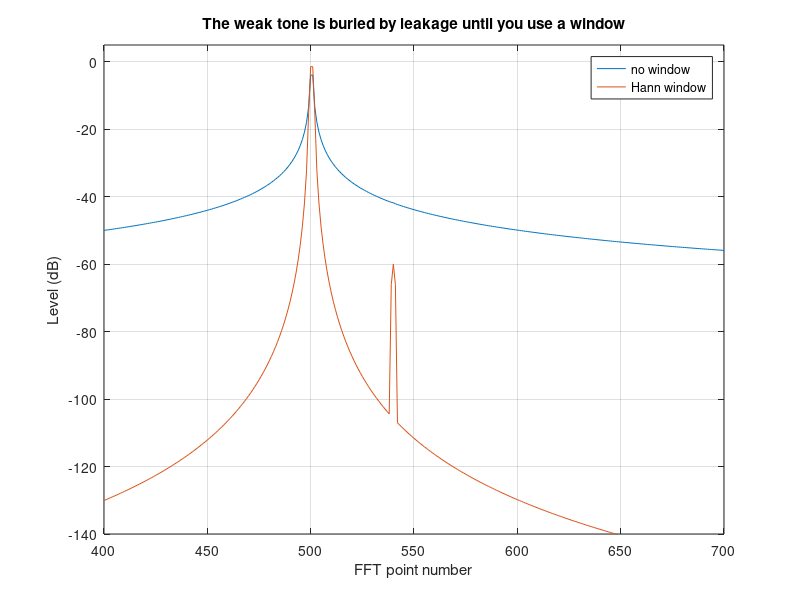

Write MATLAB code to recreate this figure.
%% explore02_windowing.m
%  ------------------------------------------------------------------
%  ONE IDEA: SPECTRAL LEAKAGE, and the window that cures it.
%
%  An FFT quietly assumes your block of samples repeats forever. If a
%  signal does not fit a whole number of times into the block, the join
%  is a jump, and that jump smears energy sideways across the whole
%  picture. That smear is called LEAKAGE. It can bury a weak signal
%  sitting next to a strong one.
%
%  The cure is a WINDOW: fade the block in at the start and out at the
%  end so there is no jump. Here we build a Hann window by hand out of
%  a cosine - no toolbox needed:
%        w = 0.5 - 0.5*cos(2*pi*(0:N-1)/N)
%
%  Run this from the TOP folder of the repo (the one with README.md).
%  Needs: plain MATLAB. No toolbox.
%  ------------------------------------------------------------------

clear; clc;

%% ---- PART A: made-up signals, where leakage is easy to see --------
fs = 2e6;
N  = 4096;
t  = (0:N-1)/fs;

% One strong tone, deliberately placed HALF WAY between two FFT points
% (that is the worst case), and one tone 60 dB weaker close beside it.
f_strong = 500.5 * fs/N;
f_weak   = 540.0 * fs/N;
x = exp(1i*2*pi*f_strong*t) + 0.001*exp(1i*2*pi*f_weak*t);

w = 0.5 - 0.5*cos(2*pi*(0:N-1)/N);     % the Hann window, built by hand

S_plain  = 20*log10(abs(fft(x))   / N);        % no window
S_hann = 20*log10(abs(fft(x.*w))/ sum(w));   % window, and correct for it
% Note we divide by sum(w) and not by N. The window throws some signal
% away, and dividing by sum(w) puts the heights back where they belong.

bins = 400:700;
clf
plot(bins, S_plain(bins+1), bins, S_hann(bins+1)); grid on
legend('no window', 'Hann window'); ylim([-140 5])
xlabel('FFT point number'); ylabel('Level (dB)')
title('The weak tone is buried by leakage until you use a window')

fprintf('The weak tone was built 60.00 dB below the strong one.\n');
fprintf('  no window : strong peak %7.2f dB, weak tone reads %7.2f dB\n', ...
        max(S_plain(1:800)),  S_plain(541));
fprintf('  Hann      : strong peak %7.2f dB, weak tone reads %7.2f dB\n\n', ...
        max(S_hann(1:800)), S_hann(541));
disp('Without the window the strong tone reads about 3.9 dB too low,')
disp('and its smear sits on top of the weak tone so you cannot read it.')

%% ---- PART B: the same window on the real capture ------------------
load('data/fm_capture_98MHz.mat');
iq = double(iq);  N2 = numel(iq);
w2 = 0.5 - 0.5*cos(2*pi*(0:N2-1)/N2);

Sp = 20*log10(abs(fftshift(fft(iq)))     / N2);
Sw = 20*log10(abs(fftshift(fft(iq.*w2))) / sum(w2));
f_MHz = (fc + (-N2/2:N2/2-1)*(fs/N2)) / 1e6;

near = abs(f_MHz - 98.2) < 0.02;
quiet = (f_MHz > 98.55) & (f_MHz < 98.70);
fprintf('On the REAL capture:\n');
fprintf('  no window : peak %7.2f dB, floor %7.2f dB\n', max(Sp(near)), median(Sp(quiet)));
fprintf('  Hann      : peak %7.2f dB, floor %7.2f dB\n', max(Sw(near)), median(Sw(quiet)));
disp('Barely any change. That is normal and it is worth understanding:')
disp('here the NOISE floor is already higher than the leakage, so the')
disp('window has nothing to uncover. Windows earn their keep when you')
disp('are hunting a weak signal right next to a very strong one.')

%% ================== TRY THIS ==================
%  1) In Part A change f_strong to  500.0 * fs/N  (a whole number of
%     points instead of a half). Run again.
%     Expect: the leakage almost vanishes even with no window, the
%     strong peak reads 0.00 dB instead of -3.92 dB, and the weak tone
%     becomes readable at -60 dB either way. Real signals are never
%     this lucky, which is why we window.
%
%  2) In Part A change the 0.001 to 0.01 (a weak tone only 40 dB down).
%     Expect: now you CAN see it without a window, because it pokes
%     above the -42 dB smear. But it reads about -37.7 dB instead of
%     the true -40 dB: the leakage adds to it, so the measurement is
%     over 2 dB wrong. Leakage sets how far down you can look AND how
%     accurately you can measure near a strong signal.
%
%  3) Replace the Hann window with a triangle you build yourself:
%        w = 1 - abs((0:N-1) - (N-1)/2) / ((N-1)/2);
%     Expect: it works too - strong peak -1.82 dB and the weak tone
%     back at -60.0 dB, very close to Hann's -1.42 and -60.00. The big
%     win comes from fading the block at all; the differences between
%     one good window and another are small.
